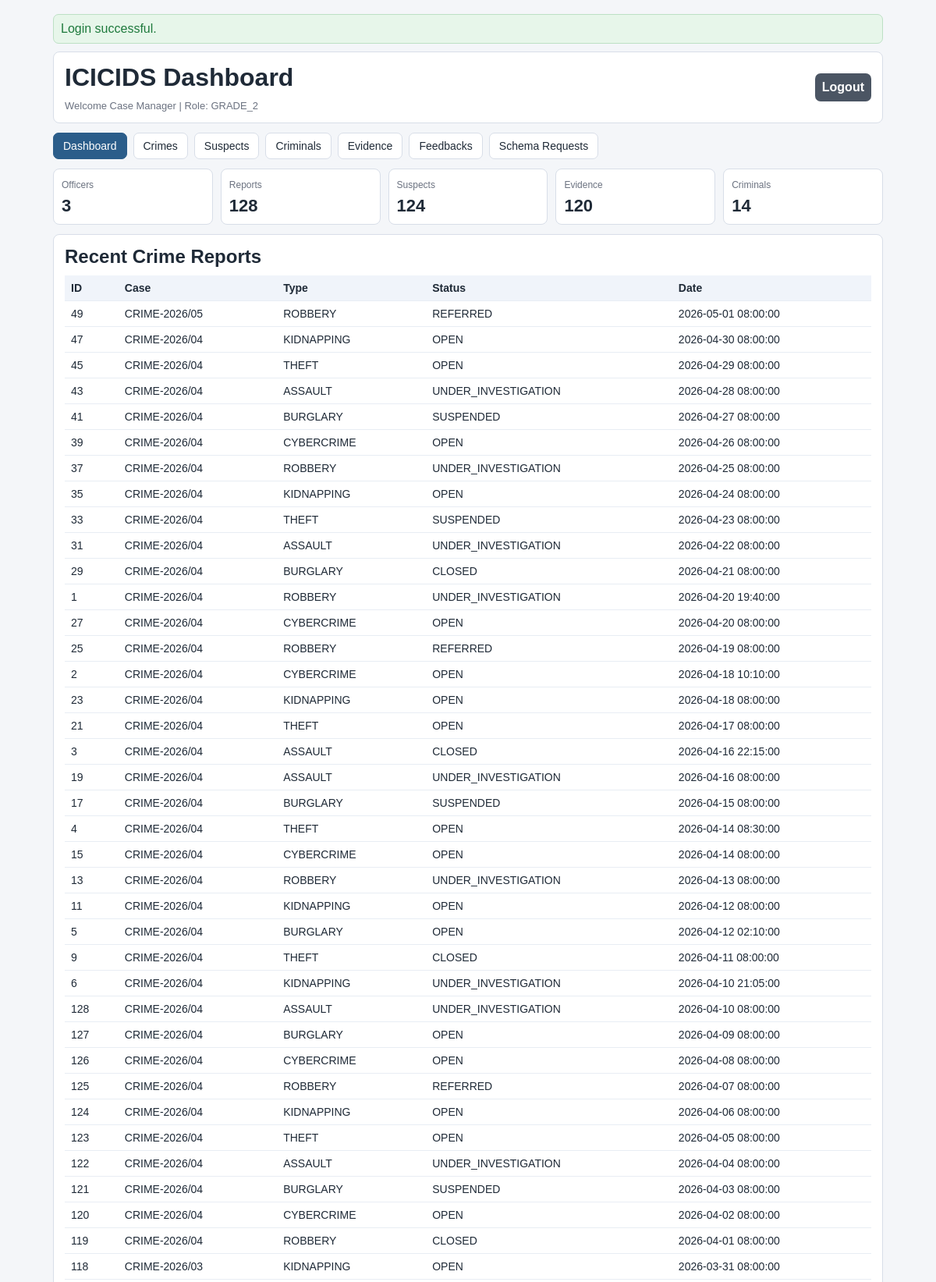
The page /index.php (signed in, upper part) on the database its author committed.
### tables this page shows
CREATE TABLE crime_reports (
    id BIGINT UNSIGNED AUTO_INCREMENT PRIMARY KEY,
    case_number VARCHAR(40) NOT NULL,
    crime_type VARCHAR(120) NOT NULL,
    location_text VARCHAR(255) NOT NULL,
    latitude DECIMAL(10,8) NULL,
    longitude DECIMAL(11,8) NULL,
    crime_datetime DATETIME NOT NULL,
    description TEXT NOT NULL,
    investigation_status ENUM('OPEN', 'UNDER_INVESTIGATION', 'SUSPENDED', 'CLOSED', 'REFERRED') NOT NULL DEFAULT 'OPEN',
    reported_by_officer_id BIGINT UNSIGNED NOT NULL,
    assigned_officer_id BIGINT UNSIGNED NULL,
    created_at DATETIME NOT NULL DEFAULT CURRENT_TIMESTAMP,
    updated_at DATETIME NOT NULL DEFAULT CURRENT_TIMESTAMP ON UPDATE CURRENT_TIMESTAMP,
    CONSTRAINT fk_crime_reports_reported_by
        FOREIGN KEY (reported_by_officer_id) REFERENCES officers(id)
        ON UPDATE CASCADE ON DELETE RESTRICT,
    CONSTRAINT fk_crime_reports_assigned_to
        FOREIGN KEY (assigned_officer_id) REFERENCES officers(id)
        ON UPDATE CASCADE ON DELETE SET NULL,
    INDEX idx_crime_reports_case_number (case_number),
    INDEX idx_crime_reports_type (crime_type),
    INDEX idx_crime_reports_status (investigation_status),
    INDEX idx_crime_reports_datetime (crime_datetime),
    INDEX idx_crime_reports_reported_by (reported_by_officer_id),
    INDEX idx_crime_reports_assigned (assigned_officer_id)
);

### CrimeAndSuspectManager.php (called while the page is built, shortened)
<?php
require_once __DIR__ . '/Auth.php';
final class CrimeAndSuspectManager
{
    private PDO $db;
    public function __construct(PDO $db, Auth $auth, AuditLogger $auditLogger)
    {
        $this->db = $db;
        $this->auth = $auth;
    }
    public function listCrimeReports(?string $status = null, ?string $crimeType = null, int $limit = 100): array
    {
        $sql = 'SELECT * FROM crime_reports WHERE 1=1';
        $params = [];
        $sql .= ' ORDER BY crime_datetime DESC LIMIT :limit';
        $stmt = $this->db->prepare($sql);
        $stmt->bindValue(':limit', max(1, $limit), PDO::PARAM_INT);
        $stmt->execute();
        return $stmt->fetchAll();
    }
}

### Auth.php (called while the page is built, shortened)
<?php
final class Auth
{
    public function isAuthenticated(): bool
    {
        return isset($_SESSION[self::SESSION_KEY]);
    }
    public function currentOfficer(): ?array
    {
        return $_SESSION[self::SESSION_KEY];
    }
    public function enforce(string $operation, ?string $table = null): void
    {
        $officer = $this->currentOfficer();
        $rank = (string)$officer['rank'];
        $normalizedOperation = strtoupper(trim($operation));
        $normalizedTable = $table !== null ? strtolower(trim($table)) : null;
        if (
            $normalizedOperation === 'READ'
            && in_array($normalizedTable, ['officer_activity', 'login_logs'], true)
            && $rank !== self::ROLE_GRADE_1
        ) {
            throw new RuntimeException('Permission denied. Audit logs are restricted to Grade 1 officer.');
        }
        if ($rank === self::ROLE_GRADE_2) {
            $createTables = [
                'crime_reports',
                'suspects',
                'criminals',
                'evidence',
                'crime_report_suspects',
                'crime_report_evidence',
                'suspect_evidence',
                'criminal_history',
                'criminal_aliases',
            ];
            $deleteTables = [
                'crime_reports',
                'suspects',
                'criminals',
                'evidence',
                'crime_report_suspects',
                'crime_report_evidence',
                'suspect_evidence',
                'criminal_history',
                'criminal_aliases',
            ];
            if ($normalizedOperation === 'READ' || $normalizedOperation === 'UPDATE') {
                return;
            }
            if (
                $normalizedOperation === 'CREATE'
                && in_array($normalizedTable, array_merge($createTables, ['schema_requests', 'feedbacks']), true)
            ) {
                return;
            }
            if ($normalizedOperation === 'DELETE' && in_array($normalizedTable, $deleteTables, true)) {
                return;
            }
            throw new RuntimeException('Permission denied for Grade 2 officer.');
        }
        throw new RuntimeException('Unknown role. Access denied.');
    }
}

### dashboard.php (the view, shortened to what this page needs)
<section class="stats">
    <div class="stat"><span>Officers</span><strong><?= h((string)$stats['officers']) ?></strong></div>
    <div class="stat"><span>Reports</span><strong><?= h((string)$stats['crime_reports']) ?></strong></div>
    <div class="stat"><span>Suspects</span><strong><?= h((string)$stats['suspects']) ?></strong></div>
    <div class="stat"><span>Evidence</span><strong><?= h((string)$stats['evidence']) ?></strong></div>
    <div class="stat"><span>Criminals</span><strong><?= h((string)$stats['criminals']) ?></strong></div>
</section>
<section class="card">
    <h2>Recent Crime Reports</h2>
    <div class="table-wrap">
        <table>
            <thead><tr><th>ID</th><th>Case</th><th>Type</th><th>Status</th><th>Date</th></tr></thead>
            <tbody>
            <?php foreach ($crimeReports as $row): ?>
                <tr>
                    <td><?= h((string)$row['id']) ?></td>
                    <td><?= h((string)$row['case_number']) ?></td>
                    <td><?= h((string)$row['crime_type']) ?></td>
                    <td><?= h((string)$row['investigation_status']) ?></td>
                    <td><?= h((string)$row['crime_datetime']) ?></td>
                </tr>
            <?php endforeach; ?>
            </tbody>
        </table>
    </div>
</section>

### style.css (style rules this page uses)
* { box-sizing: border-box; }
body { margin: 0; font-family: Tahoma, Verdana, sans-serif; background: var(--bg); color: var(--text); }
.card { background: var(--card); border: 1px solid var(--line); border-radius: 8px; padding: 14px; margin-bottom: 12px; }
h1, h2 { margin: 0 0 10px; }
.stats { display: grid; grid-template-columns: repeat(auto-fit, minmax(150px, 1fr)); gap: 10px; margin-bottom: 12px; }
.stat { border: 1px solid var(--line); border-radius: 8px; background: #fff; padding: 10px; }
.stat span { color: var(--muted); font-size: 12px; }
.stat strong { display: block; margin-top: 6px; font-size: 22px; }
.table-wrap { overflow-x: auto; }
table { width: 100%; border-collapse: collapse; font-size: 14px; }
th, td { border-bottom: 1px solid #e8edf4; padding: 8px; text-align: left; }
th { background: #f0f4fa; }

### rows shown on the page
crime_reports: id "49", case_number "CRIME-2026/05", crime_type "ROBBERY", investigation_status "REFERRED", crime_datetime "2026-05-01 08:00:00"
crime_reports: id "47", case_number "CRIME-2026/04", crime_type "KIDNAPPING", investigation_status "OPEN", crime_datetime "2026-04-30 08:00:00"
crime_reports: id "45", case_number "CRIME-2026/04", crime_type "THEFT", investigation_status "OPEN", crime_datetime "2026-04-29 08:00:00"
crime_reports: id "43", case_number "CRIME-2026/04", crime_type "ASSAULT", investigation_status "UNDER_INVESTIGATION", crime_datetime "2026-04-28 08:00:00"
crime_reports: id "41", case_number "CRIME-2026/04", crime_type "BURGLARY", investigation_status "SUSPENDED", crime_datetime "2026-04-27 08:00:00"
crime_reports: id "39", case_number "CRIME-2026/04", crime_type "CYBERCRIME", investigation_status "OPEN", crime_datetime "2026-04-26 08:00:00"
crime_reports: id "37", case_number "CRIME-2026/04", crime_type "ROBBERY", investigation_status "UNDER_INVESTIGATION", crime_datetime "2026-04-25 08:00:00"
crime_reports: id "35", case_number "CRIME-2026/04", crime_type "KIDNAPPING", investigation_status "OPEN", crime_datetime "2026-04-24 08:00:00"
crime_reports: id "33", case_number "CRIME-2026/04", crime_type "THEFT", investigation_status "SUSPENDED", crime_datetime "2026-04-23 08:00:00"
crime_reports: id "31", case_number "CRIME-2026/04", crime_type "ASSAULT", investigation_status "UNDER_INVESTIGATION", crime_datetime "2026-04-22 08:00:00"
crime_reports: id "29", case_number "CRIME-2026/04", crime_type "BURGLARY", investigation_status "CLOSED", crime_datetime "2026-04-21 08:00:00"
crime_reports: id "1", case_number "CRIME-2026/04", crime_type "ROBBERY", investigation_status "UNDER_INVESTIGATION", crime_datetime "2026-04-20 19:40:00"
crime_reports: id "27", case_number "CRIME-2026/04", crime_type "CYBERCRIME", investigation_status "OPEN", crime_datetime "2026-04-20 08:00:00"
crime_reports: id "25", case_number "CRIME-2026/04", crime_type "ROBBERY", investigation_status "REFERRED", crime_datetime "2026-04-19 08:00:00"
crime_reports: id "2", case_number "CRIME-2026/04", crime_type "CYBERCRIME", investigation_status "OPEN", crime_datetime "2026-04-18 10:10:00"
crime_reports: id "23", case_number "CRIME-2026/04", crime_type "KIDNAPPING", investigation_status "OPEN", crime_datetime "2026-04-18 08:00:00"
crime_reports: id "21", case_number "CRIME-2026/04", crime_type "THEFT", investigation_status "OPEN", crime_datetime "2026-04-17 08:00:00"
crime_reports: id "3", case_number "CRIME-2026/04", crime_type "ASSAULT", investigation_status "CLOSED", crime_datetime "2026-04-16 22:15:00"
crime_reports: id "19", case_number "CRIME-2026/04", crime_type "ASSAULT", investigation_status "UNDER_INVESTIGATION", crime_datetime "2026-04-16 08:00:00"
crime_reports: id "17", case_number "CRIME-2026/04", crime_type "BURGLARY", investigation_status "SUSPENDED", crime_datetime "2026-04-15 08:00:00"
crime_reports: id "4", case_number "CRIME-2026/04", crime_type "THEFT", investigation_status "OPEN", crime_datetime "2026-04-14 08:30:00"
crime_reports: id "15", case_number "CRIME-2026/04", crime_type "CYBERCRIME", investigation_status "OPEN", crime_datetime "2026-04-14 08:00:00"
crime_reports: id "13", case_number "CRIME-2026/04", crime_type "ROBBERY", investigation_status "UNDER_INVESTIGATION", crime_datetime "2026-04-13 08:00:00"
crime_reports: id "11", case_number "CRIME-2026/04", crime_type "KIDNAPPING", investigation_status "OPEN", crime_datetime "2026-04-12 08:00:00"
crime_reports: id "5", case_number "CRIME-2026/04", crime_type "BURGLARY", investigation_status "OPEN", crime_datetime "2026-04-12 02:10:00"
crime_reports: id "9", case_number "CRIME-2026/04", crime_type "THEFT", investigation_status "CLOSED", crime_datetime "2026-04-11 08:00:00"
crime_reports: id "6", case_number "CRIME-2026/04", crime_type "KIDNAPPING", investigation_status "UNDER_INVESTIGATION", crime_datetime "2026-04-10 21:05:00"
crime_reports: id "128", case_number "CRIME-2026/04", crime_type "ASSAULT", investigation_status "UNDER_INVESTIGATION", crime_datetime "2026-04-10 08:00:00"
crime_reports: id "127", case_number "CRIME-2026/04", crime_type "BURGLARY", investigation_status "OPEN", crime_datetime "2026-04-09 08:00:00"
crime_reports: id "126", case_number "CRIME-2026/04", crime_type "CYBERCRIME", investigation_status "OPEN", crime_datetime "2026-04-08 08:00:00"
crime_reports: id "125", case_number "CRIME-2026/04", crime_type "ROBBERY", investigation_status "REFERRED", crime_datetime "2026-04-07 08:00:00"
crime_reports: id "124", case_number "CRIME-2026/04", crime_type "KIDNAPPING", investigation_status "OPEN", crime_datetime "2026-04-06 08:00:00"
crime_reports: id "123", case_number "CRIME-2026/04", crime_type "THEFT", investigation_status "OPEN", crime_datetime "2026-04-05 08:00:00"
crime_reports: id "122", case_number "CRIME-2026/04", crime_type "ASSAULT", investigation_status "UNDER_INVESTIGATION", crime_datetime "2026-04-04 08:00:00"
crime_reports: id "121", case_number "CRIME-2026/04", crime_type "BURGLARY", investigation_status "SUSPENDED", crime_datetime "2026-04-03 08:00:00"
crime_reports: id "120", case_number "CRIME-2026/04", crime_type "CYBERCRIME", investigation_status "OPEN", crime_datetime "2026-04-02 08:00:00"
crime_reports: id "119", case_number "CRIME-2026/04", crime_type "ROBBERY", investigation_status "CLOSED", crime_datetime "2026-04-01 08:00:00"
crime_reports: id "118", case_number "CRIME-2026/03", crime_type "KIDNAPPING", investigation_status "OPEN", crime_datetime "2026-03-31 08:00:00"

### other values the page prints
$flash['message'] "Login successful."
$officer['name'] "Case Manager"
$rank "GRADE_2"
$stats['officers'] "3"
$stats['crime_reports'] "128"
$stats['suspects'] "124"
$stats['evidence'] "120"
$stats['criminals'] "14"
